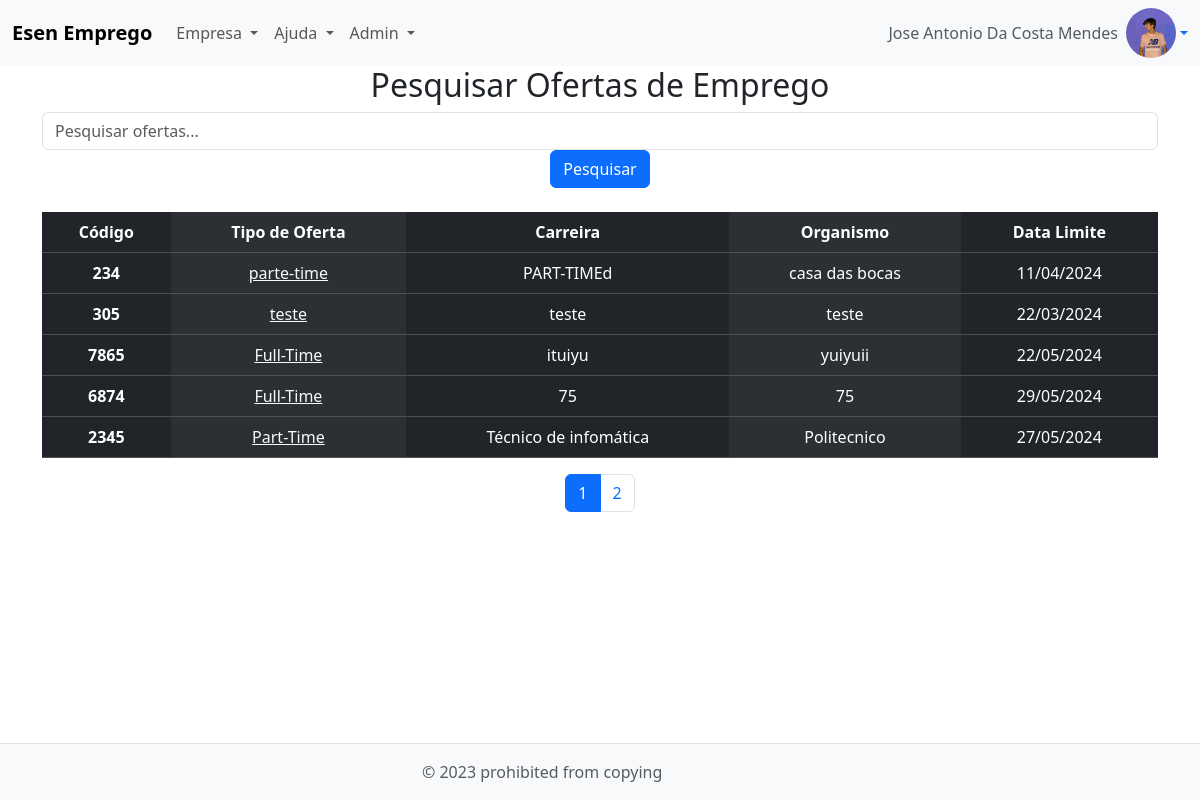
Page /index.php (signed in) on the committed database.
### tables this page shows
CREATE TABLE `anuncios` (
  `id` int(255) NOT NULL,
  `codigo` varchar(255) DEFAULT NULL,
  `tipo_de_oferta` varchar(255) DEFAULT NULL,
  `carreira` varchar(255) DEFAULT NULL,
  `organismo` varchar(255) DEFAULT NULL,
  `data_limite` date DEFAULT NULL,
  `Descricao` text NOT NULL,
  `curso_id` varchar(100) NOT NULL,
  `id_empresa` varchar(255) DEFAULT NULL
);

### index.php (the view, shortened to what this page needs)
<?php
require(__DIR__ . '/inc/header.php');
$entrou = isset($_SESSION['loggedin']) && $_SESSION['loggedin'] == true;
$servername = "localhost";
$username = "root";
$password = '';
$dbname = "SITE";
try {
    $conn = new PDO("mysql:host=$servername;dbname=$dbname", $username, $password);
    $conn->setAttribute(PDO::ATTR_ERRMODE, PDO::ERRMODE_EXCEPTION);
    $registros_por_pagina = 5;
    $pagina = isset($_GET['pagina']) ? $_GET['pagina'] : 1;
    $offset = ($pagina - 1) * $registros_por_pagina;
    $sql = "SELECT * FROM `anuncios`";
    $sql .= " LIMIT $registros_por_pagina OFFSET $offset";
    $result = $conn->query($sql);
    $sql_total = "SELECT COUNT(*) AS total FROM `anuncios`";
    $resultado_total = $conn->query($sql_total);
    $total_registros = $resultado_total->fetch(PDO::FETCH_ASSOC)['total'];
    $total_paginas = ceil($total_registros / $registros_por_pagina);
} catch (PDOException $e) {
    echo "Conexão falhou: " . $e->getMessage();
}
?>
<!DOCTYPE html>
<html lang="en">
<head>
</head>
<body>
    <nav class="navbar navbar-expand-lg bg-body-tertiary">
        <div class="container-fluid">
            <a class="navbar-brand" href="#"> <strong>Esen Emprego</strong></a>
            <div class="collapse navbar-collapse" id="navbarSupportedContent">
                <ul class="navbar-nav me-auto mb-2 mb-lg-0">
                    <li class="nav-item dropdown">
                        <a class="nav-link dropdown-toggle" href="#" role="button" data-bs-toggle="dropdown" aria-expanded="false">
                            Empresa
                        </a>
                    </li>
                    <li class="nav-item dropdown">
                        <a class="nav-link dropdown-toggle" href="#" role="button" data-bs-toggle="dropdown" aria-expanded="false">
                            Ajuda
                        </a>
                    </li>
                    <li class="nav-item dropdown">
                        <a class="nav-link dropdown-toggle" href="#" role="button" data-bs-toggle="dropdown" aria-expanded="false">
                            Admin
                        </a>
                    </li>
                </ul>
                <?php
                if (isset($_SESSION['loggedin']) && $_SESSION['loggedin'] == true) {
                ?>
                    <div class="dropdown">
                        <?php
                        if ($entrou === false) {
                            echo '<a class="dropdown-item" href="login.php"><i class="fas fa-sign-in-alt"></i>Login</a>';
                        } else {
                            echo '<a href="#" class="dropdown-toggle d-flex align-items-center text-decoration-none" id="userDropdown" role="button" data-bs-toggle="dropdown" aria-expanded="false">';
                            echo '<span class="text-muted me-2">' . $_SESSION['username'] . '</span>';
                            if ($_SESSION['empresa']) {
                                echo '</a>';
                            } else {
                                if (empty($_SESSION["photo"])) $photo = "";
                                else $photo = 'uploads/' . $_SESSION["photo"];
                                echo '<div class="d-flex justify-content-center align-items-center" style="width: 50px; height: 50px; overflow: hidden; border-radius: 50%;">';
                                echo '<img src="' . $photo . '" alt="" class="img-circle" style="width: 100%; height: 100%; object-fit: cover;">';
                                echo '</div>';
                                echo '</a>';
                            }
                        ?>
                        <?php } ?>
                    </div>
                <?php } ?>
            </div>
        </div>
    </nav>
    <div class="container text-center">
        <div class="mx-auto">
            <h2>Pesquisar Ofertas de Emprego</h2>
            <form action="" method="get">
                <input type="text" name="search" class="form-control" placeholder="Pesquisar ofertas...">
                <button type="submit" class="btn btn-primary">Pesquisar</button>
            </form>
            <br>
            <table class="table table-dark table-striped-columns">
                <thead>
                    <tr>
                        <th scope="col">Código</th>
                        <th scope="col">Tipo de Oferta</th>
                        <th scope="col">Carreira</th>
                        <th scope="col">Organismo</th>
                        <th scope="col">Data Limite</th>
                    </tr>
                </thead>
                <tbody>
                    <?php
                    try {
                        if ($result->rowCount() > 0) {
                            while ($row = $result->fetch(PDO::FETCH_ASSOC)) {
                                echo '<tr>';
                                echo '<th scope="row">' . $row['codigo'] . '</th>';
                                echo '<td><a class="link-light"  href="detalhes_anuncio.php?id=' . $row['id'] . '">' . $row['tipo_de_oferta'] . '</a></td>';
                                echo '<td>' . $row['carreira'] . '</td>';
                                echo '<td>' . $row['organismo'] . '</td>';
                                echo '<td>' . date('d/m/Y', strtotime($row['data_limite'])) . '</td>';
                                echo '</tr>';
                            }
                        } else {
                            echo '<tr><td colspan="6">Sem anúncios disponíveis.</td></tr>';
                        }
                    } catch (PDOException $e) {
                        echo "Erro na consulta: " . $e->getMessage();
                    }
                    ?>
                </tbody>
            </table>
        </div>
    </div>
    <nav aria-label="Page navigation example">
        <ul class="pagination justify-content-center">
            <?php for ($i = 1; $i <= $total_paginas; $i++) : ?>
                <li class="page-item <?php if ($i == $pagina) echo 'active'; ?>"><a class="page-link" href="?pagina=<?php echo $i; ?>"><?php echo $i; ?></a></li>
            <?php endfor; ?>
        </ul>
    </nav>
    <?php
    require __DIR__ . '/inc/footer.php';
    ?>
</body>
</html>

### rows in the picture
anuncios: codigo "234", tipo_de_oferta "parte-time", carreira "PART-TIMEd", organismo "casa das bocas", data_limite "11/04/2024"
anuncios: codigo "305", tipo_de_oferta "teste", carreira "teste", organismo "teste", data_limite "22/03/2024"
anuncios: codigo "7865", tipo_de_oferta "Full-Time", carreira "ituiyu", organismo "yuiyuii", data_limite "22/05/2024"
anuncios: codigo "6874", tipo_de_oferta "Full-Time", carreira "75", organismo "75", data_limite "29/05/2024"
anuncios: codigo "2345", tipo_de_oferta "Part-Time", carreira "Técnico de infomática", organismo "Politecnico", data_limite "27/05/2024"

### other values in the picture
$_SESSION['username'] "Jose Antonio Da Costa Mendes"
